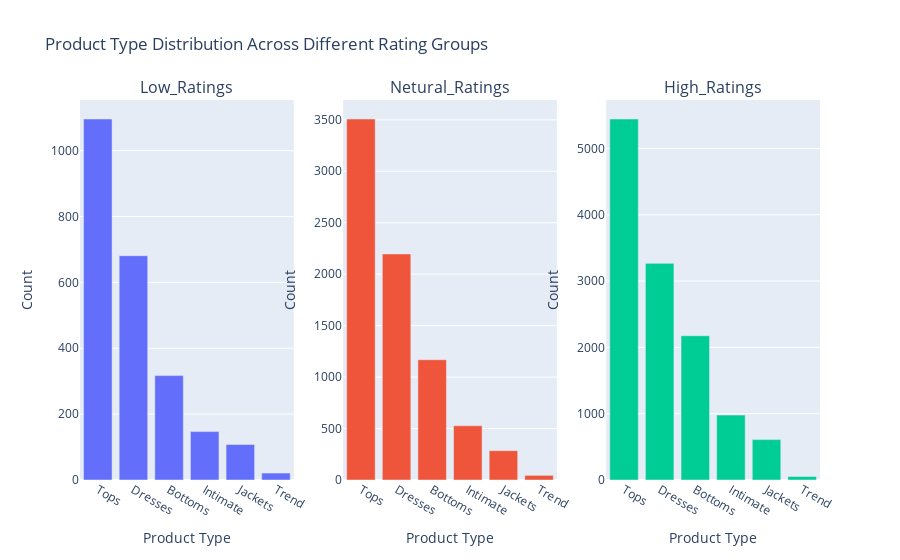

The notebook cell this image was saved under:
### Code cell
import plotly.graph_objects as go
from plotly.subplots import make_subplots
# Show the distribution between different group to gain insight for furthur analysis
def plot_rating_type_distribution(data):
    """
    Creates a subplot for each rating group showing the count of product types.

    Parameters:
        data (DataFrame): A pandas DataFrame containing the columns 'Rating' and 'Type'.
    """
    # Filter data into three groups
    low_ratings = data[data['Rating'].isin([1, 2])]
    mid_ratings = data[data['Rating'].isin([3, 4])]
    high_ratings = data[data['Rating'] == 5]
    
    # Count product types in each group
    low_counts = low_ratings['Type'].value_counts()
    mid_counts = mid_ratings['Type'].value_counts()
    high_counts = high_ratings['Type'].value_counts()
    
    # Create subplots
    fig = make_subplots(rows=1, cols=3, subplot_titles=("Low_Ratings", "Netural_Ratings", "High_Ratings"))
    
    # Add bar charts for each rating group
    fig.add_trace(
        go.Bar(x=low_counts.index, y=low_counts.values, name='Low Ratings'),
        row=1, col=1
    )
    fig.add_trace(
        go.Bar(x=mid_counts.index, y=mid_counts.values, name='Mid Ratings'),
        row=1, col=2
    )
    fig.add_trace(
        go.Bar(x=high_counts.index, y=high_counts.values, name='High Ratings'),
        row=1, col=3
    )
    
    # Update layout for better visualization
    fig.update_layout(title_text="Product Type Distribution Across Different Rating Groups", showlegend=False)
    fig.update_xaxes(title_text="Product Type")
    fig.update_yaxes(title_text="Count")
    
    fig.show()
plot_rating_type_distribution(df)

### Figure 1 — Plotly figure (JSON) as saved in the notebook; plotly's stock layout.template omitted (floating-point values rounded to 4 significant figures)
{"data": [{"name": "Low Ratings", "type": "bar", "x": ["Tops", "Dresses", "Bottoms", "Intimate", "Jackets", "Trend"], "xaxis": "x", "y": [1096, 681, 317, 147, 108, 21], "yaxis": "y"}, {"name": "Mid Ratings", "type": "bar", "x": ["Tops", "Dresses", "Bottoms", "Intimate", "Jackets", "Trend"], "xaxis": "x2", "y": [3508, 2197, 1169, 527, 285, 45], "yaxis": "y2"}, {"name": "High Ratings", "type": "bar", "x": ["Tops", "Dresses", "Bottoms", "Intimate", "Jackets", "Trend"], "xaxis": "x3", "y": [5444, 3267, 2176, 979, 609, 52], "yaxis": "y3"}], "layout": {"annotations": [{"font": {"size": 16}, "showarrow": false, "text": "Low_Ratings", "x": 0.1444, "xanchor": "center", "xref": "paper", "y": 1, "yanchor": "bottom", "yref": "paper"}, {"font": {"size": 16}, "showarrow": false, "text": "Netural_Ratings", "x": 0.5, "xanchor": "center", "xref": "paper", "y": 1, "yanchor": "bottom", "yref": "paper"}, {"font": {"size": 16}, "showarrow": false, "text": "High_Ratings", "x": 0.8556, "xanchor": "center", "xref": "paper", "y": 1, "yanchor": "bottom", "yref": "paper"}], "showlegend": false, "title": {"text": "Product Type Distribution Across Different Rating Groups"}, "xaxis": {"anchor": "y", "domain": [0, 0.2889], "title": {"text": "Product Type"}}, "xaxis2": {"anchor": "y2", "domain": [0.3556, 0.6444], "title": {"text": "Product Type"}}, "xaxis3": {"anchor": "y3", "domain": [0.7111, 1], "title": {"text": "Product Type"}}, "yaxis": {"anchor": "x", "domain": [0, 1], "title": {"text": "Count"}}, "yaxis2": {"anchor": "x2", "domain": [0, 1], "title": {"text": "Count"}}, "yaxis3": {"anchor": "x3", "domain": [0, 1], "title": {"text": "Count"}}}}
